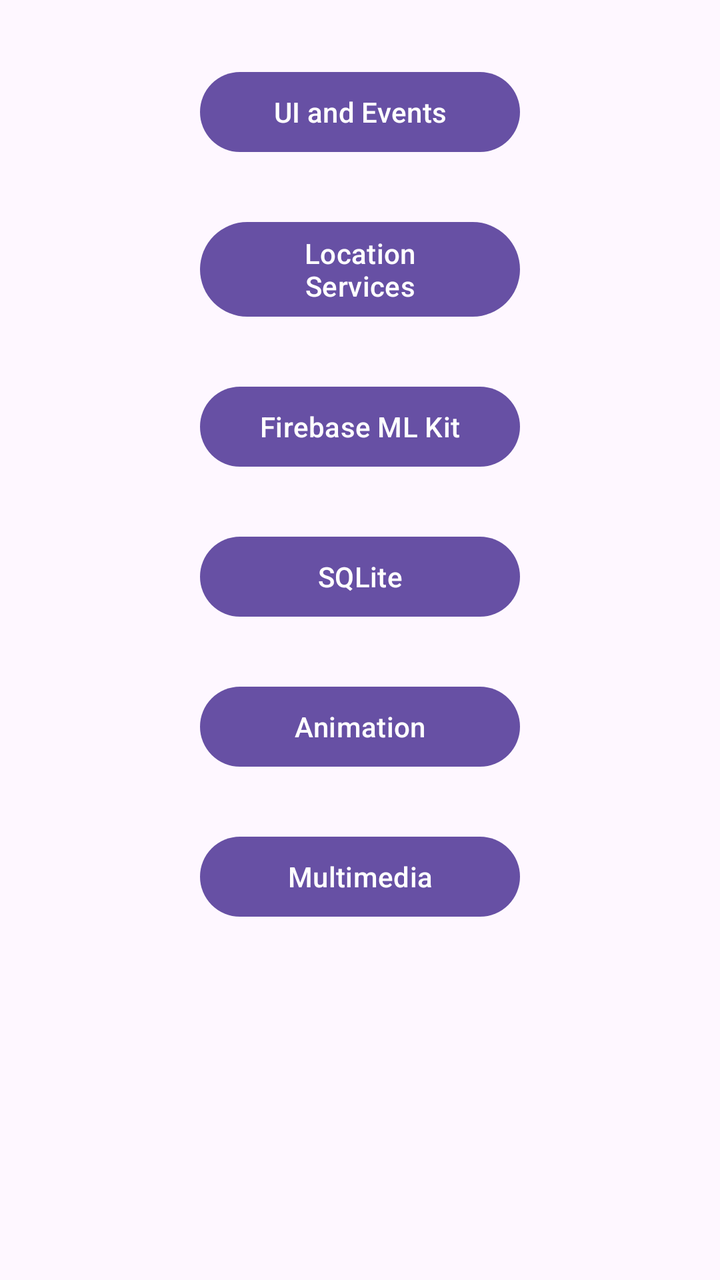
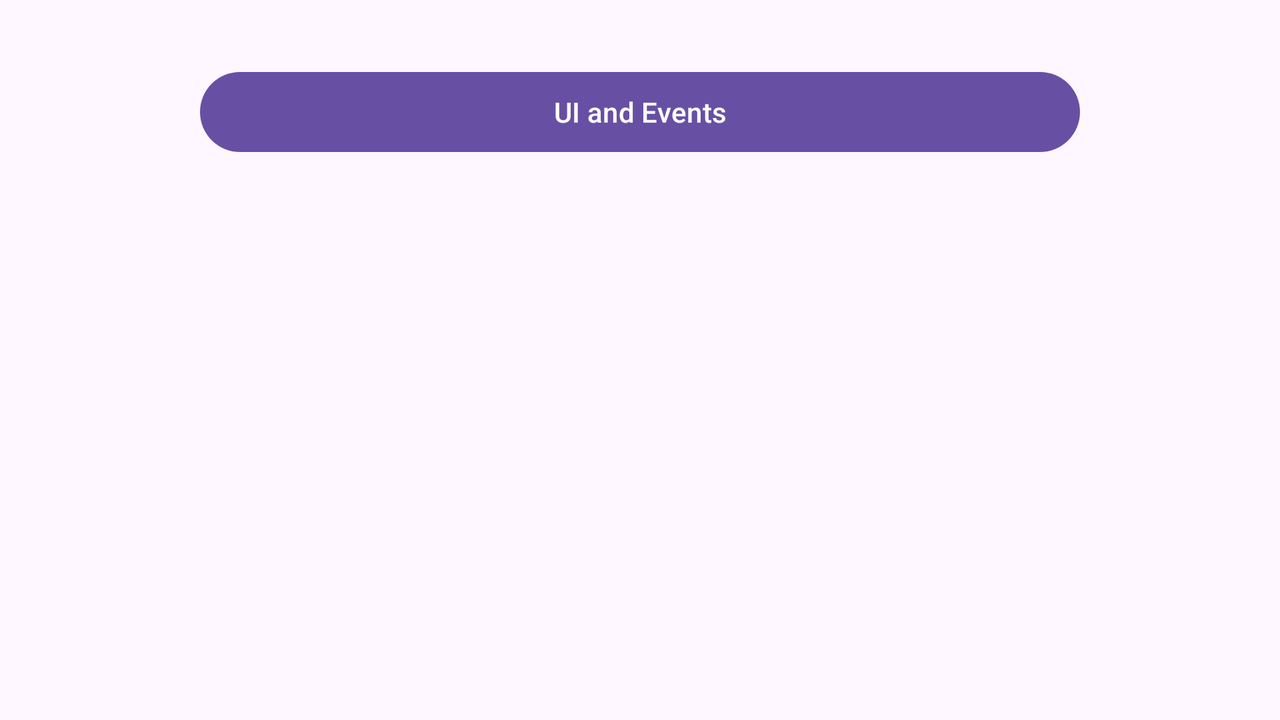

One screen, two layout resources from the same app: the default and the repository's alternative for another configuration. Each is rendered where Android would select it; the XML of both is given below.
<!-- AndroidManifest.xml: application theme Theme.EveLab -->
<!-- res/layout/activity_start.xml -->
<?xml version="1.0" encoding="utf-8"?>
<androidx.constraintlayout.widget.ConstraintLayout xmlns:android="http://schemas.android.com/apk/res/android"
    xmlns:app="http://schemas.android.com/apk/res-auto"
    xmlns:tools="http://schemas.android.com/tools"
    android:id="@+id/main"
    android:layout_width="match_parent"
    android:layout_height="match_parent"
    tools:context=".StartActivity">

    <Button
        android:id="@+id/buttonUIEvent"
        android:layout_width="0dp"
        android:layout_height="wrap_content"
        android:layout_marginStart="100dp"
        android:layout_marginTop="32dp"
        android:layout_marginEnd="100dp"
        android:text="UI and Events"
        app:layout_constraintEnd_toEndOf="parent"
        app:layout_constraintStart_toStartOf="parent"
        app:layout_constraintTop_toTopOf="parent" />

    <Button
        android:id="@+id/buttonLocationServices"
        android:layout_width="0dp"
        android:layout_height="wrap_content"
        android:layout_marginStart="100dp"
        android:layout_marginTop="27dp"
        android:layout_marginEnd="100dp"
        android:text="Location Services"
        app:layout_constraintEnd_toEndOf="parent"
        app:layout_constraintStart_toStartOf="parent"
        app:layout_constraintTop_toBottomOf="@+id/buttonUIEvent" />

    <Button
        android:id="@+id/buttonFirebaseML"
        android:layout_width="0dp"
        android:layout_height="wrap_content"
        android:layout_marginStart="100dp"
        android:layout_marginTop="27dp"
        android:layout_marginEnd="100dp"
        android:text="Firebase ML Kit"
        app:layout_constraintEnd_toEndOf="parent"
        app:layout_constraintStart_toStartOf="parent"
        app:layout_constraintTop_toBottomOf="@+id/buttonLocationServices" />

    <Button
        android:id="@+id/buttonSQLite"
        android:layout_width="0dp"
        android:layout_height="wrap_content"
        android:layout_marginStart="100dp"
        android:layout_marginTop="27dp"
        android:layout_marginEnd="100dp"
        android:text="SQLite"
        app:layout_constraintEnd_toEndOf="parent"
        app:layout_constraintStart_toStartOf="parent"
        app:layout_constraintTop_toBottomOf="@+id/buttonFirebaseML" />

    <Button
        android:id="@+id/buttonAnimation"
        android:layout_width="0dp"
        android:layout_height="wrap_content"
        android:layout_marginStart="100dp"
        android:layout_marginTop="27dp"
        android:layout_marginEnd="100dp"
        android:text="Animation"
        app:layout_constraintEnd_toEndOf="parent"
        app:layout_constraintStart_toStartOf="parent"
        app:layout_constraintTop_toBottomOf="@+id/buttonSQLite" />

    <Button
        android:id="@+id/buttonMultimedia"
        android:layout_width="0dp"
        android:layout_height="wrap_content"
        android:layout_marginStart="100dp"
        android:layout_marginTop="27dp"
        android:layout_marginEnd="100dp"
        android:text="Multimedia"
        app:layout_constraintEnd_toEndOf="parent"
        app:layout_constraintStart_toStartOf="parent"
        app:layout_constraintTop_toBottomOf="@+id/buttonAnimation" />

</androidx.constraintlayout.widget.ConstraintLayout>
<!-- resources referenced by this layout -->
<resources>
  <style name="Theme.EveLab" parent="Base.Theme.EveLab" />
  <style name="Base.Theme.EveLab" parent="Theme.Material3.DayNight.NoActionBar">
          
          
      </style>
</resources>
<!-- res/layout-land/activity_start.xml (the repository's variant of the layout above) -->
<!-- drawn on the phone turned sideways -->
<?xml version="1.0" encoding="utf-8"?>
<androidx.constraintlayout.widget.ConstraintLayout xmlns:android="http://schemas.android.com/apk/res/android"
    xmlns:app="http://schemas.android.com/apk/res-auto"
    xmlns:tools="http://schemas.android.com/tools"
    android:id="@+id/main"
    android:layout_width="match_parent"
    android:layout_height="match_parent"
    tools:context=".StartActivity">

    <Button
        android:id="@+id/buttonUIEvent"
        android:layout_width="0dp"
        android:layout_height="wrap_content"
        android:layout_marginStart="100dp"
        android:layout_marginTop="32dp"
        android:layout_marginEnd="100dp"
        android:text="UI and Events"
        app:layout_constraintEnd_toEndOf="parent"
        app:layout_constraintStart_toStartOf="parent"
        app:layout_constraintTop_toTopOf="parent" />
</androidx.constraintlayout.widget.ConstraintLayout>
